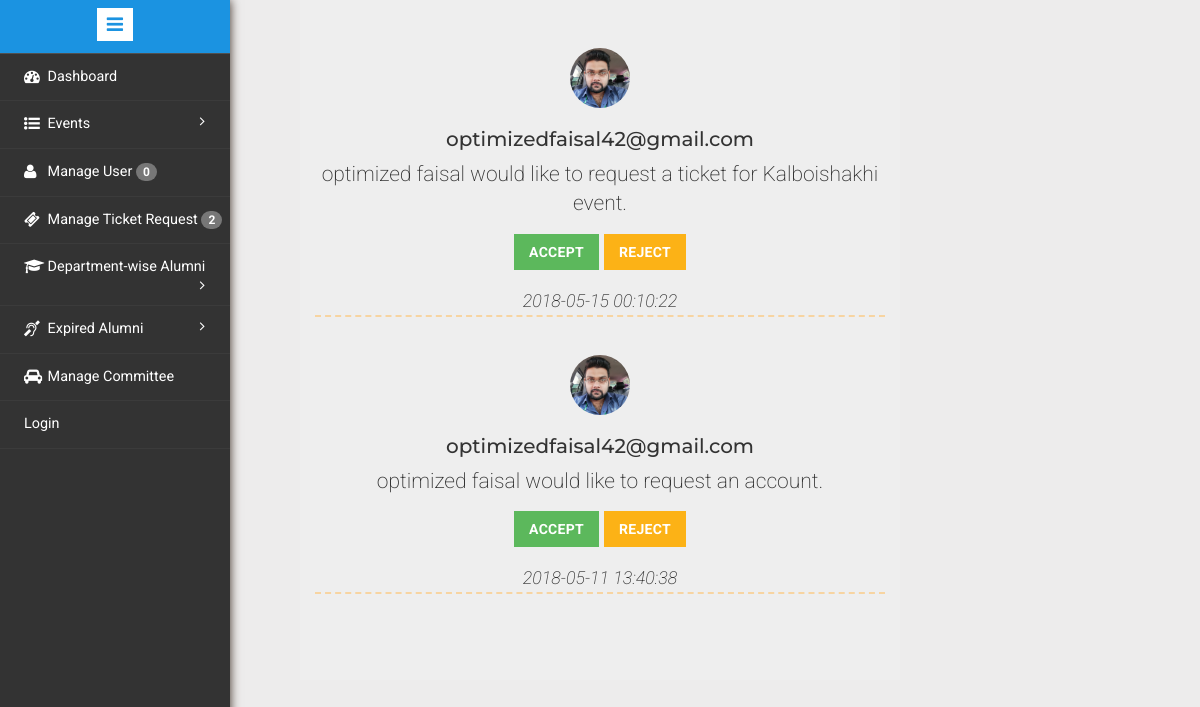
Before: /Admin/adminNew/manageTicket.php with the older database file.
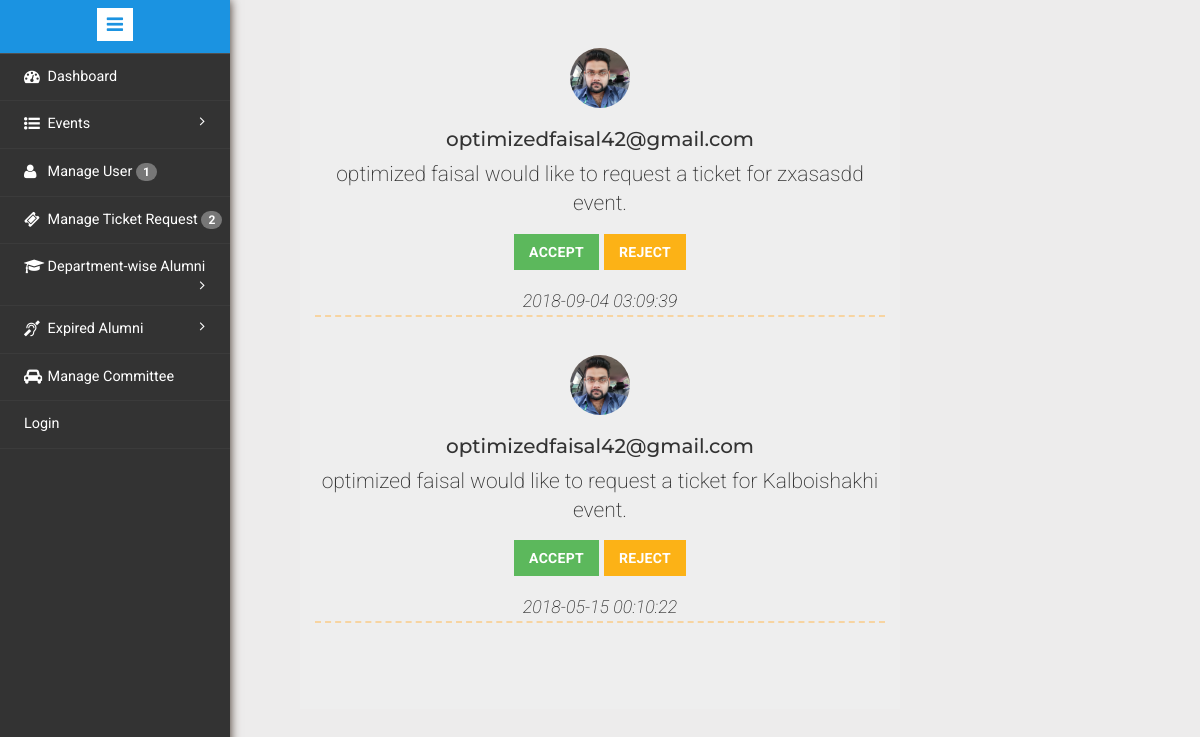
After: the same page with the newer database file.
### tables this page shows
CREATE TABLE `validate_ticket` (
  `ticket_id` int(11) NOT NULL,
  `user_id` int(11) NOT NULL,
  `upcoming_event_id` int(11) NOT NULL,
  `upcoming_event_title` varchar(255) NOT NULL,
  `upcoming_event_duration` varchar(255) NOT NULL,
  `upcoming_event_time` datetime NOT NULL,
  `upcoming_event_image` varchar(255) NOT NULL,
  `upcoming_event_location` varchar(255) NOT NULL,
  `upcoming_event_details` varchar(255) NOT NULL,
  `username` varchar(255) NOT NULL,
  `fullname` varchar(255) NOT NULL,
  `email` varchar(255) NOT NULL,
  `image` varchar(255) NOT NULL,
  `message` text NOT NULL,
  `reqstTicketDate` datetime NOT NULL
);

### Admin/adminNew/includes/functions.php (called while the page is built, shortened)
<?php
function fetchAll($query){
    $con = new PDO(DBINFO, DBUSER, DBPASS);
    $stmt = $con->query($query);
    return $stmt->fetchAll();
}
?>

### Admin/adminNew/manageTicket.php (the view, shortened to what this page needs)
<?php
include 'includes/functions.php';
?>
<!doctype html>
<html lang="en">
<head>
    <link href="css/bootstrap.min.css" rel='stylesheet' type='text/css'/>
    <link href="css/style.css" rel='stylesheet' type='text/css'/>
    <link rel="stylesheet" href="css/morris.css" type="text/css"/>
    <link href="css/font-awesome.css" rel="stylesheet">
    <link rel="stylesheet" href="css/icon-font.min.css" type='text/css'/>
</head>
<body>
<?php
include 'includes/sidebarmenu.php';
?>
<main role="main" style="margin: 0 auto; width: 600px;;">
    <section class="jumbotron text-center">
        <div class="container">
            <?php
            $query = 'SELECT * FROM alumni.validate_ticket ORDER BY validate_ticket.reqstTicketDate DESC ';
            if(count(fetchAll($query))>0){
                foreach(fetchAll($query) as $row){
                    ?>
                    <img src="../../images/userImages/<?php echo $row['image'];?>" class="img-circle" alt="<?php echo $row['image'];?>" style="height: 60px;width: 60px;">
                    <h1 class="" style="font-size: 20px;"><?php echo $row['email'] ?></h1>
                    <p class="lead"><?php echo $row['message'] ?></p>
                    <p>
                        <a href="../acceptTicket.php?ticket_id=<?php echo $row['ticket_id'] ?>&user_id=<?php echo $row['user_id']?>&eventTitle=<?php echo $row['upcoming_event_title']?>&eventDuration=<?php echo $row['upcoming_event_duration']?>&eventTime=<?php echo $row['upcoming_event_time']?>&eventImage=<?php echo $row['upcoming_event_image']?>&eventLocation=<?php echo $row['upcoming_event_location']?>&fullname=<?php echo $row['fullname']?>&userImage=<?php  echo $row['image']?>&userEmail=<?php  echo $row['email']?>
                 " class="btn btn-success my-2">Accept</a>
                        <a href="../rejectTicket.php?ticket_id=<?php echo $row['ticket_id'] ?>" class="btn btn-danger my-2">Reject</a>
                    </p>
                    <p style="border-bottom: 2px dashed #f7d4a1;"><small><i><?php echo $row['reqstTicketDate'] ?></i></small> </p><br>
                    <?php
                }
            }else{
                echo "No Pending Requests.";
            }
            ?>
        </div>
    </section>
</main>
</body>
</html>

### Admin/adminNew/includes/sidebarmenu.php (shortened to what this page needs)
<div class="sidebar-menu">
					<header class="logo1">
						<a href="#" class="sidebar-icon"> <span class="fa fa-bars"></span> </a>
					</header>
                           <div class="menu">
									<ul id="menu" >
										<li><a href="../index.php"><i class="fa fa-tachometer"></i> <span>Dashboard</span><div class="clearfix"></div></a></li>
									 <li id="menu-academico" ><a href="#"><i class="fa fa-list-ul" aria-hidden="true"></i><span> Events</span> <span class="fa fa-angle-right" style="float: right"></span><div class="clearfix"></div></a>
									 </li>
										<?php
										$db = new mysqli('localhost', 'root', '', 'alumni') or die("Can't Connect to database");
										$query = 'SELECT * FROM alumni.requests' ;
										$res = $db->query($query) or die("Can't Connect to Query...");
										$row_cnt = $res->num_rows;
										?>
										<li><a href="manageUser.php"><i class="fa fa-user" aria-hidden="true"></i>
												<span>Manage User <span class="badge badge-light"> <?php echo $row_cnt; ?> </span></span><div class="clearfix"></div>
											</a>
										</li>
										<?php
										$db = new mysqli('localhost', 'root', '', 'alumni') or die("Can't Connect to database");
										$query = 'SELECT * FROM alumni.validate_ticket' ;
										$res = $db->query($query) or die("Can't Connect to Query...");
										$row_cnt = $res->num_rows;
										?>
										<li><a href="manageTicket.php"><i class="fa fa-ticket" aria-hidden="true"></i>
												<span>Manage Ticket Request <span class="badge badge-light"> <?php echo $row_cnt; ?> </span></span><div class="clearfix"></div>
											</a>
										</li>
										<li id="menu-academico" ><a href="#"><i class="fa fa-graduation-cap" aria-hidden="true"></i><span>Department-wise Alumni</span> <span class="fa fa-angle-right" style="float: right"></span><div class="clearfix"></div></a>
										</li>
										<li id="menu-academico" ><a href="#"><i class="fa fa-deaf" aria-hidden="true"></i><span> Expired Alumni</span> <span class="fa fa-angle-right" style="float: right"></span><div class="clearfix"></div></a>
										</li>
										<li><a href="manageCommittee.php"><i class="fa fa-automobile" aria-hidden="true"></i>
												<span>Manage Committee</span><div class="clearfix"></div>
											</a>
										</li>
										<?php
										if (!isset($_SESSION['status']))
										{
											echo ' <li><a href="login.php">Login</a></li>';
										}
										?>
								  </ul>
								</div>
							  </div>

Changed rows visible on the page:
removed validate_ticket: image (picture), email "optimizedfaisal42@gmail.com", message "optimized faisal would like to request an account.", reqstTicketDate "2018-05-11 13:40:38"
added validate_ticket: image (picture), email "optimizedfaisal42@gmail.com", message "optimized faisal would like to request a ticket for zxasasdd event.", reqstTicketDate "2018-09-04 03:09:39"
Other visible differences:
$row_cnt: "0" → "1"
